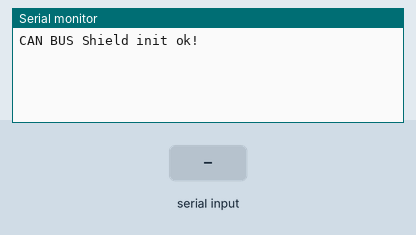
Recording of a sketch running on a simulated Arduino Uno, built with avr-gcc and run on an emulated ATmega328P. Shown: the last lines printed to the serial monitor. The test bench sets the inputs (shaded band).

Above: at 1.2 s.
1.3 s: "1" received over Serial
At 1.8 s:
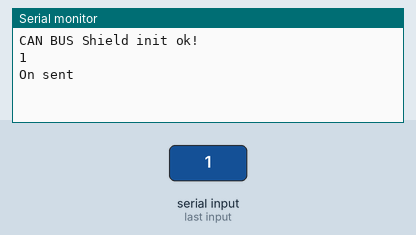
2.8 s: "0" received over Serial
At 4.1 s:
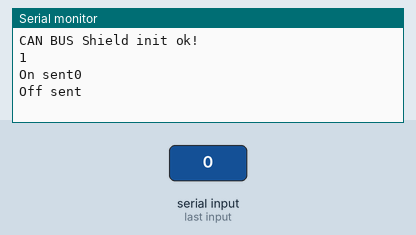

The sketch:

Horn_send.ino
```cpp
// demo: CAN-BUS Shield, send data
#include <mcp_can.h>
#include <SPI.h>
//#include <ubcsolar_can_ids.h>

#define ON 1
#define OFF 0

// the cs pin of the version after v1.1 is default to D9
// v0.9b and v1.0 is default D10
const int SPI_CS_PIN = 10;

MCP_CAN CAN(SPI_CS_PIN);                                    // Set CS pin

void setup()
{
    Serial.begin(115200);

START_INIT:

    if(CAN_OK == CAN.begin(CAN_500KBPS))                   // init can bus : baudrate = 500k
    {
        Serial.println("CAN BUS Shield init ok!");
    }
    else
    {
        Serial.println("CAN BUS Shield init fail");
        Serial.println("Init CAN BUS Shield again");
        delay(100);
        goto START_INIT;
    }
}

unsigned char stmp[1] = {0};


void loop() {
  char input;
  if(Serial.available()){

    input = Serial.read();

   if(input == '1'){
      Serial.println("1");
      Serial.print("On sent");
      stmp[0]=ON;
      CAN.sendMsgBuf(23, 0, 1, stmp);
    }

    else if(input == '0'){
      Serial.println("0");
      Serial.print("Off sent");
      stmp[0]=OFF;
      CAN.sendMsgBuf(23, 0, 1, stmp);
    }
  }
}
```

Measured:
- after the input at 1.3 s, the serial monitor: prints a new line at once (image 1)
- after the input at 2.8 s, the serial monitor: prints a new line at once (image 2)
